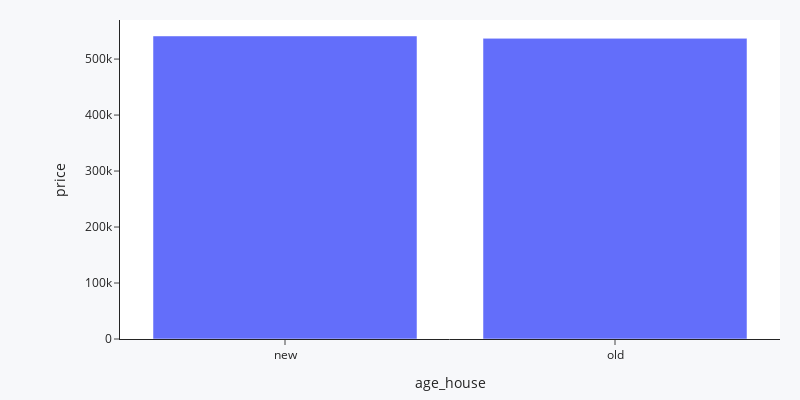

Source (notebook cell):
### Markdown cell above
##### 6.2.2 H2: Imóveis com data de construção menor que 1955, são 50% mais baratos, na média.

### Code cell
#H2: Imóveis com data de construção menor que 1955, são 50% mais baratos, na média.
h2= df1[['age_house', 'price']].groupby(['age_house']).mean().reset_index()

#Calculo do percentual
h2_p = calculo_percentual(df=h2, coluna='price')
print('A hipótese é falsa, imóveis com data de construção menor que 1955 são apenas {:.2f}% mais barato'.format(h2_p))

#plot
plot_bar(df=h2, x='age_house', y='price')

### Figure 1 — Plotly figure (JSON) as saved in the notebook; plotly's stock layout.template omitted (floating-point values rounded to 4 significant figures)
{"data": [{"alignmentgroup": "True", "hovertemplate": "age_house=%{x}<br>price=%{y}<extra></extra>", "legendgroup": "", "marker": {"color": "#636efa", "pattern": {"shape": ""}}, "name": "", "offsetgroup": "", "orientation": "v", "showlegend": false, "textposition": "auto", "type": "bar", "x": ["new", "old"], "xaxis": "x", "y": [541300.0, 537000.0], "yaxis": "y"}], "layout": {"barmode": "relative", "height": 400, "legend": {"tracegroupgap": 0}, "margin": {"b": 20, "l": 120, "r": 20, "t": 20}, "paper_bgcolor": "#f7f8fa", "width": 800, "xaxis": {"anchor": "y", "domain": [0, 1], "rangeslider": {"visible": false}, "title": {"text": "age_house"}}, "yaxis": {"anchor": "x", "domain": [0, 1], "title": {"text": "price"}}}}
